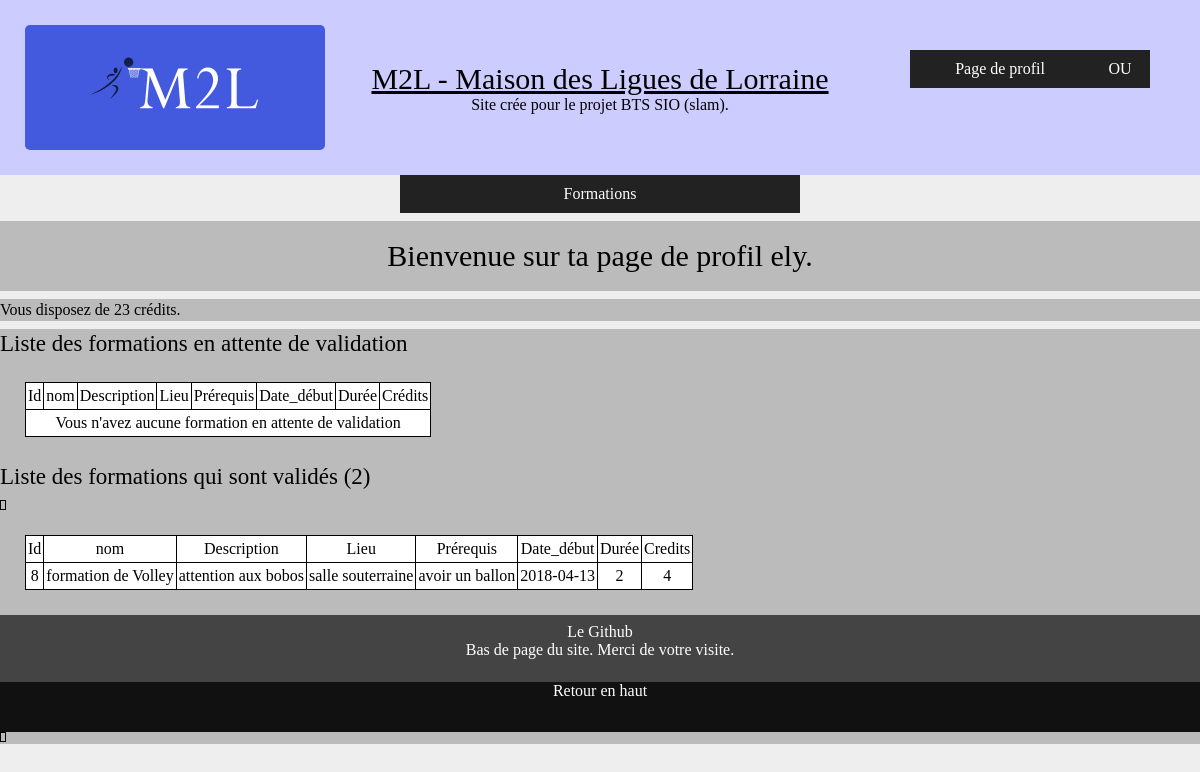
The app's page /views/profil.php (signed in) with its own data.
### tables this page shows
CREATE TABLE IF NOT EXISTS `employe` (
  `E_id` int(11) NOT NULL AUTO_INCREMENT,
  `E_nom` varchar(50) NOT NULL,
  `E_prenom` varchar(50) NOT NULL,
  `E_login` varchar(20) NOT NULL,
  `E_mdp` varchar(20) NOT NULL,
  `E_credits` int(10) NOT NULL,
  `E_date` date NOT NULL,
  `E_statut` varchar(20) NOT NULL,
  PRIMARY KEY (`E_id`)
);

CREATE TABLE IF NOT EXISTS `formation` (
  `F_id` int(10) NOT NULL AUTO_INCREMENT,
  `F_nom` varchar(25) NOT NULL,
  `F_description` varchar(25) NOT NULL,
  `F_lieu` varchar(25) NOT NULL,
  `F_prerequis` varchar(25) NOT NULL,
  `F_date_debut` date NOT NULL,
  `F_duree` int(10) NOT NULL,
  `F_credits` int(10) NOT NULL,
  PRIMARY KEY (`F_id`)
);

### lib/connexion.lib.php (called while the page is built, shortened)
<?php
function connexion() {
	$host = "localhost";
	$dbname = "dbpjr";
	$utilisateur = "root";
	$mdp = "";
	$pdo = new PDO('mysql:host='.$host.';dbname='.$dbname, $utilisateur, $mdp,array(PDO::MYSQL_ATTR_INIT_COMMAND => 'SET NAMES utf8')) or die ("Prob connexion server");
	return $pdo;
}
function reqPolyvalente($requete) {
    $dbh = connexion();
    $prep=$dbh->prepare($requete);
    $resultat=$prep->execute(array());
    $resultat=$prep->fetchAll();
    return $resultat;
}
?>

### lib/fonction.lib.php (the view, shortened to what this page needs)
<?php
include_once 'connexion.lib.php';
function formationAttente($id) {
    $tab = reqPolyvalente("SELECT F_id, F_nom, F_description, F_lieu, F_prerequis, F_date_debut, F_duree, F_credits FROM formation INNER JOIN inscrits ON formation.F_id = inscrits.formation_F_id WHERE employe_E_id = \"$id\" AND I_statut = '1' ");
    ?>
    <table class="TAB_table">
    <tr>
        <th>Id</th>
        <th>nom</th>
        <th>Description</th>
        <th>Lieu</th>
        <th>Prérequis</th>
        <th>Date_début</th>
        <th>Durée</th>
        <th>Crédits</th>
    </tr>
    <?php
    if($tab == array()) {
        ?>
        <tr>
            <td colspan="8">Vous n'avez aucune formation en attente de validation</td>
        </tr>
        <?php
    }
    ?> <table> <?php
}
function formationValides($id) {
    $tab = reqPolyvalente("SELECT F_id, F_nom, F_description, F_lieu, F_prerequis, F_date_debut, F_duree, F_credits FROM formation INNER JOIN inscrits ON formation.F_id = inscrits.formation_F_id WHERE employe_E_id = \"$id\" AND I_statut = '2';");
    ?>
    <table class="TAB_table">
    <tr>
        <th>Id</th>
        <th>nom</th>
        <th>Description</th>
        <th>Lieu</th>
        <th>Prérequis</th>
        <th>Date_début</th>
        <th>Durée</th>
        <th>Credits</th>
    </tr>
    <?php
    if($tab == array()) {
        ?>
        <tr>
            <td colspan="8">Vous n'avez aucune formation en attente de validation</td>
        </tr>
        <?php
    } else {
        foreach($tab as $line) {
            ?>
            <tr>
                <td><?php echo $line['F_id']; ?></td>
                <td><?php echo $line['F_nom']; ?></td>
                <td><?php echo $line['F_description']; ?></td>
                <td><?php echo $line['F_lieu']; ?></td>
                <td><?php echo $line['F_prerequis']; ?></td>
                <td><?php echo $line['F_date_debut']; ?></td>
                <td><?php echo $line['F_duree']; ?></td>
                <td><?php echo $line['F_credits']; ?></td>
            </tr>
            <?php
        }
    }
    ?> <table> <?php
}
    ?>

### views/profil.php (shortened to what this page needs)
<?php
include_once "../lib/fonction.lib.php";
?>
<!DOCTYPEhtml>
<html lang="en">
<head>
    <link rel="stylesheet" href="../style/main.style.css" />
    <link rel="stylesheet" href="../style/header.style.css" />
    <link rel="stylesheet" href="../style/nav.style.css" />
    <link rel="stylesheet" href="../style/footer.style.css" />
</head>
<body>
    <?php include '../inc/header.inc.php'; ?>
    <?php include '../inc/nav.inc.php'; ?>
    <section>
        <div class="SE1_titre">Bienvenue sur ta page de profil <?php echo $_SESSION['login']; ?>.<?php  ?><?php ?></div>
    </section>
    <section>
        <?php
            $E_id = $_SESSION['id'];
            $Tcreds = reqPolyvalente("SELECT E_credits FROM employe WHERE E_id = \"$E_id\";");
            $Ecreds = $Tcreds[0]['E_credits'];
        ?>
        <p>Vous disposez de <?php echo $Ecreds; ?> crédits.</p>
    </section>
    <section>
        <h3>Liste des formations en attente de validation</h3>
        <?php formationAttente($_SESSION['id']); ?>
    </section>
    <section>
        <h3>Liste des formations qui sont validés (2)</h3>
        <?php formationValides($_SESSION['id']); ?>
    </section>
    <?php include '../inc/footer.inc.php'; ?>
</body>
</html>

### style/main.style.css (style rules this page uses)
html, body, div, span, applet, object, iframe, h1, h2, h3, h4, h5, h6, p, blockquote, pre, a, abbr, acronym, address, big, cite, code, del, dfn, em, img, ins, kbd, q, s, samp, small, strike, strong, sub, sup, tt, var, b, u, i, center, dl, dt, dd, ol, ul, li, fieldset, form, label, legend, table, caption, tbody, tfoot, thead, tr, th, td, article, aside, canvas, details, embed, figure, figcaption, footer, header, hgroup, menu, nav, output, ruby, section, summary, time, mark, audio, video { margin: 0; padding: 0; border: 0; font-size: 100%; font: inherit; vertical-align: baseline; }
body { background-color: #eee; font-size: 16px; }
h3 { font-size: 23px; font-style: underline; }
section { width: 100%; margin: 8px 0px; padding: 2px 0px; color: black; background-color: #bbb; }
.SE1_titre { font-size: 30px; font-style: underline; text-align: center; padding: 16px 0px; }
table, th, td { border: 1px solid black; padding: 4px 2px; text-align: center; }
.TAB_table { border-collapse: collapse; background-color: #fff; margin: 25px; }

### records on screen
employe: E_credits "23"
formation: F_id "8", F_nom "formation de Volley", F_description "attention aux bobos", F_lieu "salle souterraine", F_prerequis "avoir un ballon", F_date_debut "2018-04-13", F_duree "2", F_credits "4"

### other values on screen
$_SESSION['login'] "ely"
